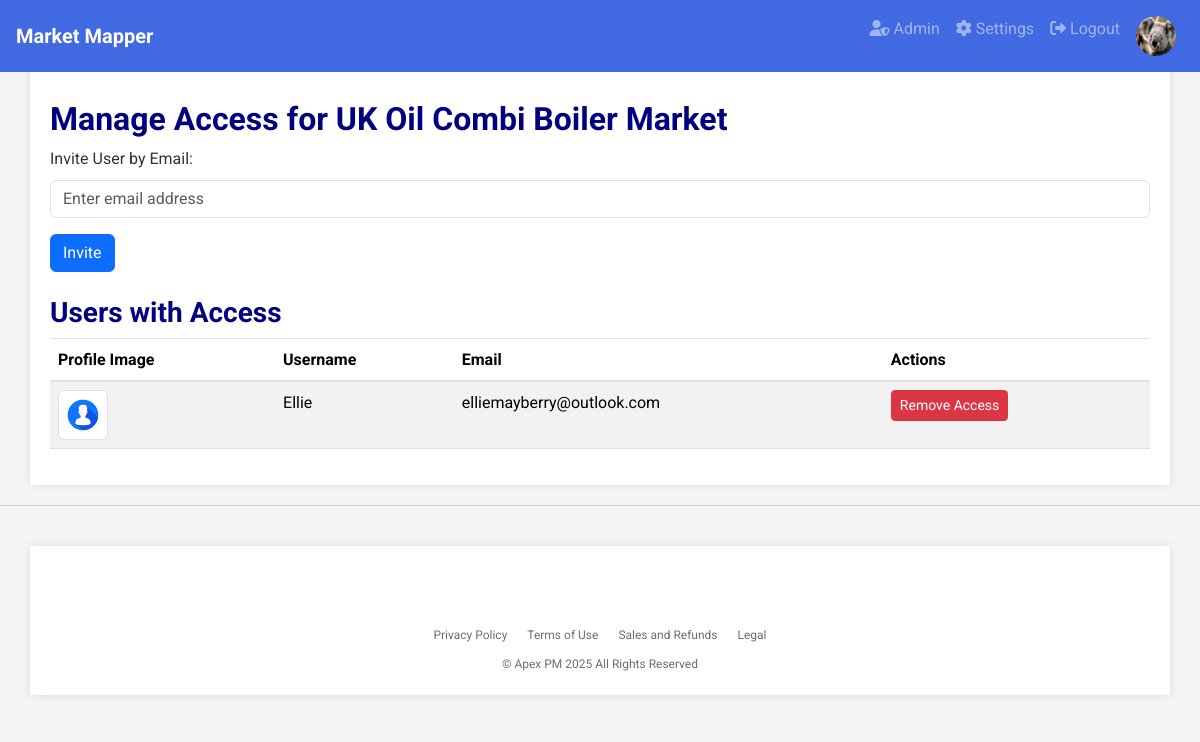
/manage_access/1 (signed in), run on the app's committed database.
### app.py (models this page shows, shortened)
class User(db.Model, UserMixin):
    id = db.Column(db.Integer, primary_key=True)
    username = db.Column(db.String(20), unique=True, nullable=False)
    email = db.Column(db.String(120), unique=True, nullable=False)  # Added email field
    password_hash = db.Column(db.String(128), nullable=False)
    profile_image = db.Column(db.String(255), nullable=True)  # Add profile_image field
    role = db.Column(db.String(50), nullable=False)  # Add role field
    @property
    def profile_image_url(self):
        if self.profile_image:
            return url_for('static', filename='uploads/' + self.profile_image)
        return url_for('static', filename='uploads/default_profile.png')  # Default profile image

class Project(db.Model):
    id = db.Column(db.Integer, primary_key=True)
    name = db.Column(db.String(100), nullable=False)
    category = db.Column(db.String(100), nullable=False)  # Add category field
    target_customer = db.Column(db.String(100), nullable=False)  # Add target_customer field
    country = db.Column(db.String(100), nullable=False)  # Add country field
    user_id = db.Column(db.Integer, db.ForeignKey('user.id'), nullable=False)
    has_market_map = db.Column(db.Boolean, default=False)  # EXACTLY like this
    shared_users = db.relationship('User', secondary='project_user', backref='shared_projects')
    value_drivers = db.relationship('ValueDriver', cascade='all, delete-orphan', backref='project')
    products = db.relationship('Product', cascade='all, delete-orphan', backref='project')
    comments = db.relationship('Comment', cascade='all, delete-orphan', backref='project')
    comparison_results = db.relationship('ComparisonResult', cascade='all, delete-orphan', backref='project')

### app.py (the view, shortened to what this page needs)
@app.route('/manage_access/<int:project_id>', methods=['GET', 'POST'])
def manage_access(project_id):
    project = Project.query.get_or_404(project_id)
    shared_users = project.shared_users  # Change 'users' to 'shared_users'
    return render_template('manage_access.html', project=project, shared_users=shared_users)

### app.py (called while the page is built)
@login_manager.user_loader
def load_user(user_id):
    return db.session.get(User, int(user_id))

### templates/manage_access.html (shortened to what this page needs)
{% extends 'base.html' %}
{% block content %}
<h1>Manage Access for {{ project.name }}</h1>
<form method="POST">
    <div class="form-group">
        <label for="email">Invite User by Email:</label>
        <input type="email" class="form-control" id="email" name="email" placeholder="Enter email address" required>
    </div>
    <button type="submit" class="btn btn-primary">Invite</button>
</form>
<h2 class="mt-4">Users with Access</h2>
<table class="table table-striped">
    <thead>
        <tr>
            <th>Profile Image</th>
            <th>Username</th>
            <th>Email</th>
            <th>Actions</th>
        </tr>
    </thead>
    <tbody>
        {% for user in shared_users %}
        <tr>
            <td><img src="{{ user.profile_image_url }}" alt="{{ user.username }}'s profile image" class="img-thumbnail" style="width: 50px; height: 50px;"></td>
            <td>{{ user.username }}</td>
            <td>{{ user.email }}</td>
            <td>
                <form method="POST" action="{{ url_for('remove_access', project_id=project.id, user_id=user.id) }}" style="display:inline;">
                    <button type="submit" class="btn btn-danger btn-sm" onclick="return confirm('Are you sure you want to remove access for this user?')">Remove Access</button>
                </form>
            </td>
        </tr>
        {% endfor %}
    </tbody>
</table>
{% endblock %}

### templates/base.html (shortened to what this page needs)
<!DOCTYPE html>
<html lang="en">
<head>
    <link rel="stylesheet" href="https://stackpath.bootstrapcdn.com/bootstrap/4.5.2/css/bootstrap.min.css">
    <link rel="stylesheet" href="https://cdnjs.cloudflare.com/ajax/libs/font-awesome/6.0.0/css/all.min.css">
    <link href="https://cdn.jsdelivr.net/npm/bootstrap@5.3.2/dist/css/bootstrap.min.css" rel="stylesheet">
</head>
<body>
    <nav class="navbar navbar-expand-lg navbar-dark justify-content-between">
        <a class="navbar-brand" href="/">
            <span>Market Mapper</span>
        </a>
        <div class="collapse navbar-collapse" id="navbarNav">
            <ul class="navbar-nav ml-auto">
                {% if current_user.is_authenticated %}
                    {% if current_user.role == 'admin' %}
                        <li class="nav-item">
                            <a class="nav-link" href="{{ url_for('admin.index') }}" title="Admin">
                                <i class="fas fa-user-shield"></i> Admin
                            </a>
                        </li>
                    {% endif %}
                    <li class="nav-item">
                        <a class="nav-link" href="{{ url_for('settings') }}" title="Settings">
                            <i class="fas fa-cog"></i> Settings
                        </a>
                    </li>
                    <li class="nav-item">
                        <a class="nav-link" href="{{ url_for('logout') }}" title="Logout">
                            <i class="fas fa-sign-out-alt"></i> Logout
                        </a>
                    </li>
                    <li class="nav-item">
                        <div class="nav-link">
                            <div class="profile-image-container">
                                {% if current_user.profile_image %}
                                    <img src="{{ url_for('static', filename='uploads/' + current_user.profile_image) }}" alt="Profile Image" class="profile-image">
                                {% else %}
                                    <img src="{{ url_for('static', filename='uploads/default_profile.png') }}" alt="Profile Image" class="profile-image">
                                {% endif %}
                            </div>
                        </div>
                    </li>
                {% endif %}
            </ul>
        </div>
    </nav>
    <div class="container">
        {% block content %}{% endblock %}
    </div>
    <footer class="footer">
        <div class="container">
            <ul class="footer-links">
                <li><a href="#">Privacy Policy</a></li>
                <li><a href="{{ url_for('termsofuse') }}">Terms of Use</a></li>
                <li><a href="#">Sales and Refunds</a></li>
                <li><a href="{{ url_for('terms') }}">Legal</a></li>
            </ul>
            <div class="footer-copyright">
                &copy; Apex PM 2025 All Rights Reserved
            </div>
        </div>
    </footer>
</body>
</html>

### templates/base.html (style rules this page uses)
body { font-family: 'Roboto', sans-serif; background-color: #F5F5F5; color: #333333; line-height: 1.6; margin: 0; }
h1, h2, h3 { color: #000080; font-weight: 700; }
h1 { font-size: 32px; }
h2 { font-size: 28px; }
a { color: #4169E1; }
.navbar { background-color: #4169E1; padding: 0.5rem 1rem; position: fixed; width: 100%; top: 0; z-index: 100; }
.navbar-brand { display: flex; align-items: center; }
.navbar-brand span { font-weight: bold; font-size: 1.25rem; }
.container { background-color: #FFFFFF; padding: 20px; margin-top: 20px; box-shadow: 0 0 10px rgba(0,0,0,0.1); padding-top: 80px; }
.footer { background-color: #f5f5f7; color: #6e6e73; padding: 20px 0; font-size: 12px; border-top: 1px solid #d2d2d7; width: 100%; margin-top: 20px; }
.footer-links { list-style: none; padding: 0; margin: 0; display: flex; justify-content: center; }
.footer-links li { margin: 0 10px; }
.footer-links a { color: #6e6e73; text-decoration: none; }
.footer-copyright { margin-top: 10px; text-align: center; }
.profile-image-container { position: relative; display: inline-block; }
.profile-image { width: 40px; height: 40px; border-radius: 50%; }

### data on the page
User: profile_image (picture)
Project: name "UK Oil Combi Boiler Market"
User: username "Ellie", email "elliemayberry@outlook.com"
